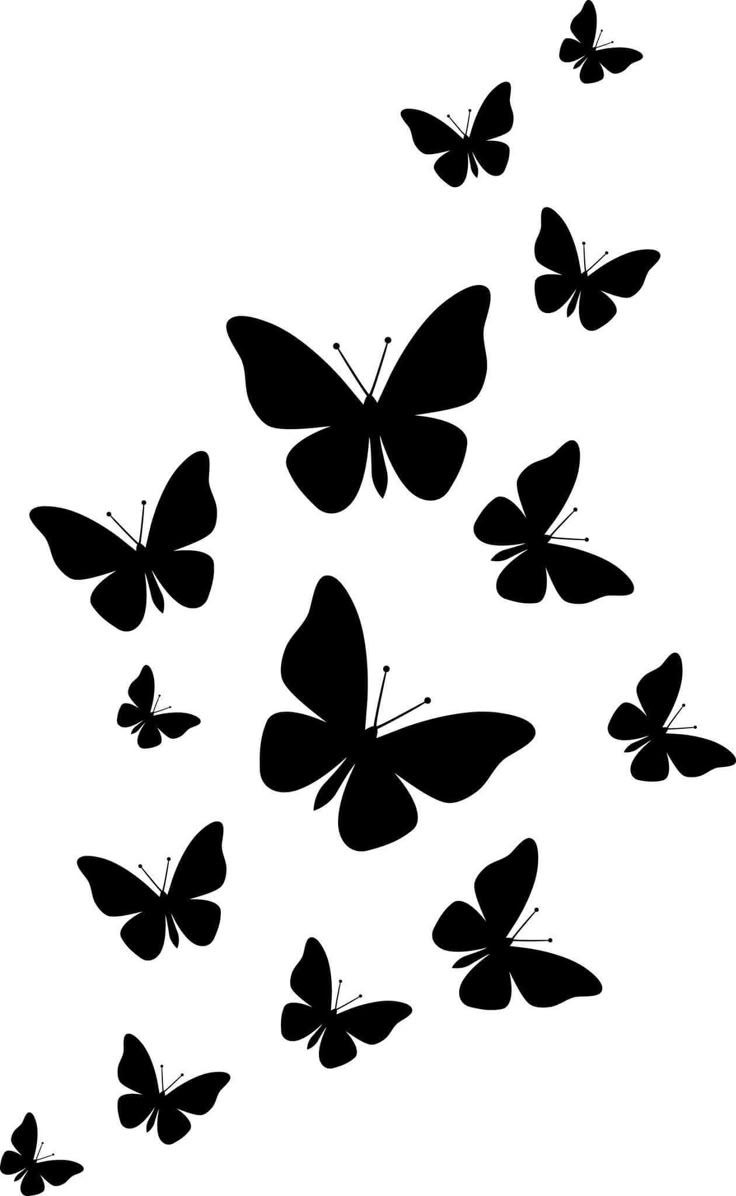
#> input picture Tugas Pertemuan 9/KUPU-KUPU.jpeg, 736 x 1196 px
$ python Tugas9.py   (older library calls are emulated)
#> lines starting #> are read from the running program, lines starting #| are printed output that depends on the picture; after the words box and inside, x2 and y2 are one past the last pixel; in counts of white or black regions, pixels touching at a corner belong together
import cv2
import numpy as np
import matplotlib.pyplot as plt

# =========================
# LOAD GAMBAR
# =========================
img1 = cv2.imread('KUPU-KUPU.jpeg', 0)   # bimodal
#> img1 is the input picture: shape (1196, 736); min 0, max 255, mean 210
img2 = cv2.imread('LAMPU.jpeg', 0)  # iluminasi tidak merata
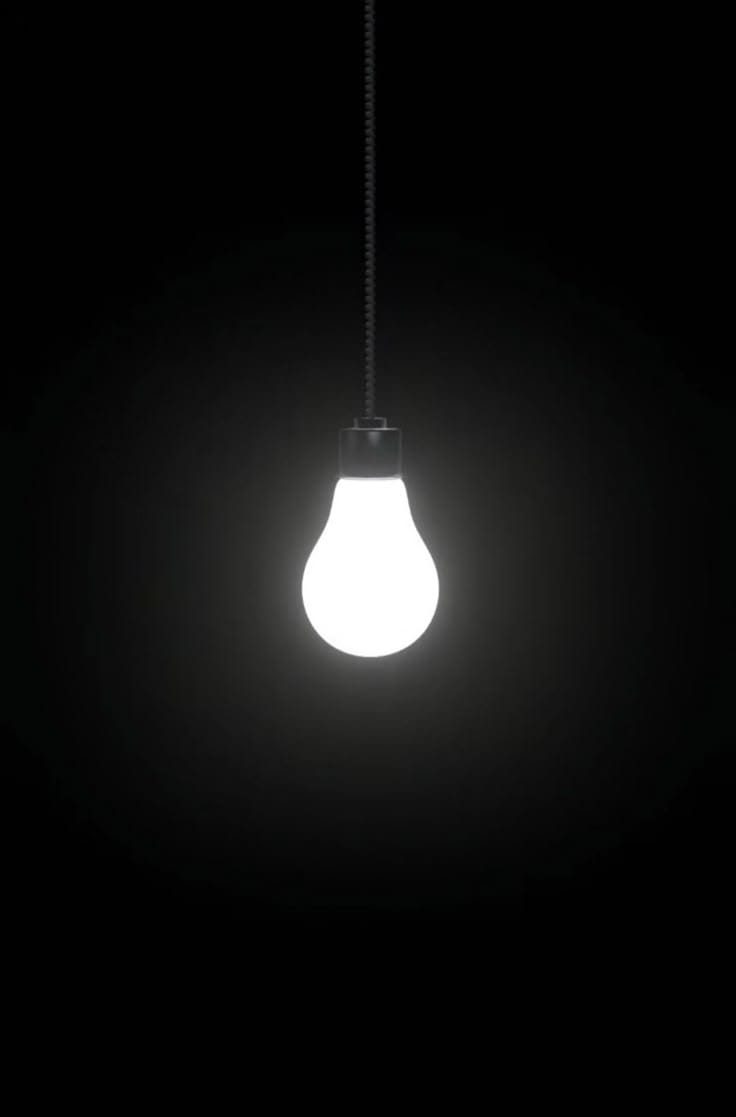
#> input picture Tugas Pertemuan 9/LAMPU.jpeg, 736 x 1117 px
#> img2: shape (1117, 736); min 0, max 255, mean 16.1
img3 = cv2.imread('KOIN.jpeg', 0)   # overlapping
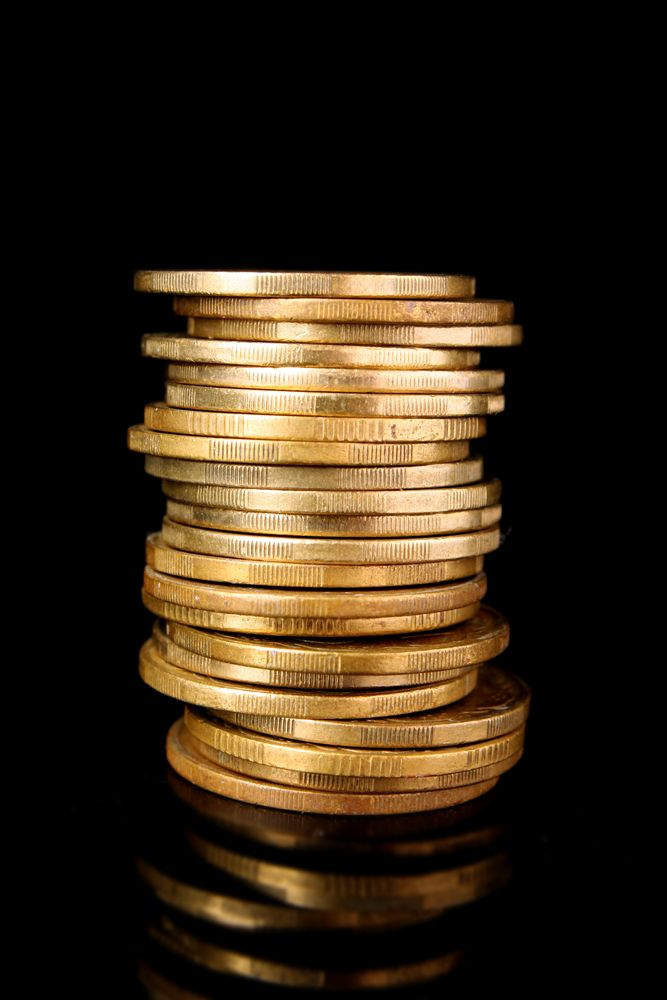
#> input picture Tugas Pertemuan 9/KOIN.jpeg, 667 x 1000 px
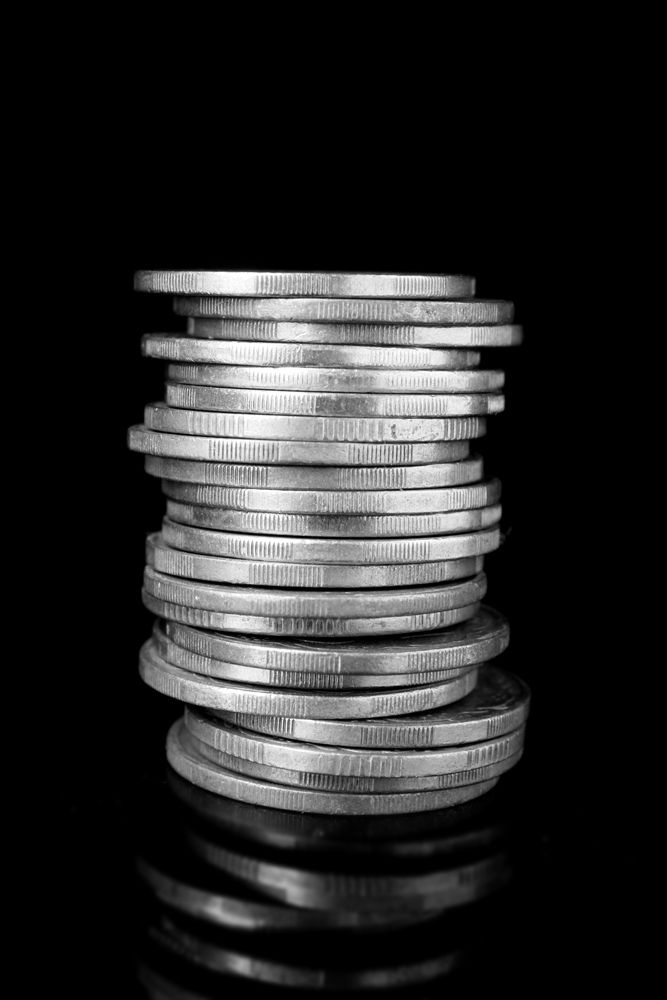
#> img3: shape (1000, 667); min 0, max 255, mean 40.5

images = {
    "Bimodal": img1,
    "Uneven": img2,
    "Overlapping": img3
}

# =========================
# THRESHOLDING
# =========================
def thresholding(image):
    _, global_th = cv2.threshold(image, 127, 255, cv2.THRESH_BINARY)
    _, otsu = cv2.threshold(image, 0, 255, cv2.THRESH_BINARY + cv2.THRESH_OTSU)
    adaptive = cv2.adaptiveThreshold(image, 255,
                                     cv2.ADAPTIVE_THRESH_GAUSSIAN_C,
                                     cv2.THRESH_BINARY, 11, 2)
    return global_th, otsu, adaptive

# =========================
# EDGE DETECTION
# =========================
def edge_detection(image):
    sobelx = cv2.Sobel(image, cv2.CV_64F, 1, 0)
    sobely = cv2.Sobel(image, cv2.CV_64F, 0, 1)
    sobel = cv2.magnitude(sobelx, sobely)
    sobel = cv2.convertScaleAbs(sobel)

    prewitt_kernelx = np.array([[1,0,-1],[1,0,-1],[1,0,-1]])
    prewitt_kernely = np.array([[1,1,1],[0,0,0],[-1,-1,-1]])
    prewittx = cv2.filter2D(image, -1, prewitt_kernelx)
    prewitty = cv2.filter2D(image, -1, prewitt_kernely)
    prewitt = cv2.add(prewittx, prewitty)

    canny = cv2.Canny(image, 50, 150)

    return sobel, prewitt, canny

# =========================
# VISUALISASI
# =========================
for name, img in images.items():

    g, o, a = thresholding(img)
    s, p, c = edge_detection(img)

    fig, ax = plt.subplots(2, 4, figsize=(15,8))

    ax[0,0].imshow(img, cmap='gray')
    ax[0,0].set_title(f"{name} - Original")

    ax[0,1].imshow(g, cmap='gray')
    ax[0,1].set_title("Global")

    ax[0,2].imshow(o, cmap='gray')
    ax[0,2].set_title("Otsu")

    ax[0,3].imshow(a, cmap='gray')
    ax[0,3].set_title("Adaptive")

    ax[1,0].imshow(s, cmap='gray')
    ax[1,0].set_title("Sobel")

    ax[1,1].imshow(p, cmap='gray')
    ax[1,1].set_title("Prewitt")

    ax[1,2].imshow(c, cmap='gray')
    ax[1,2].set_title("Canny")

    ax[1,3].axis('off')

    for a in ax.ravel():
        a.axis('off')

    plt.tight_layout()
    plt.show()
#> this loop made 3 passes
#> name on passes 1 to 3: 'Bimodal', 'Uneven', 'Overlapping'
#> pass 1, in edge_detection, `sobelx = cv2.Sobel(image, cv2.CV_64F, 1, 0)`:
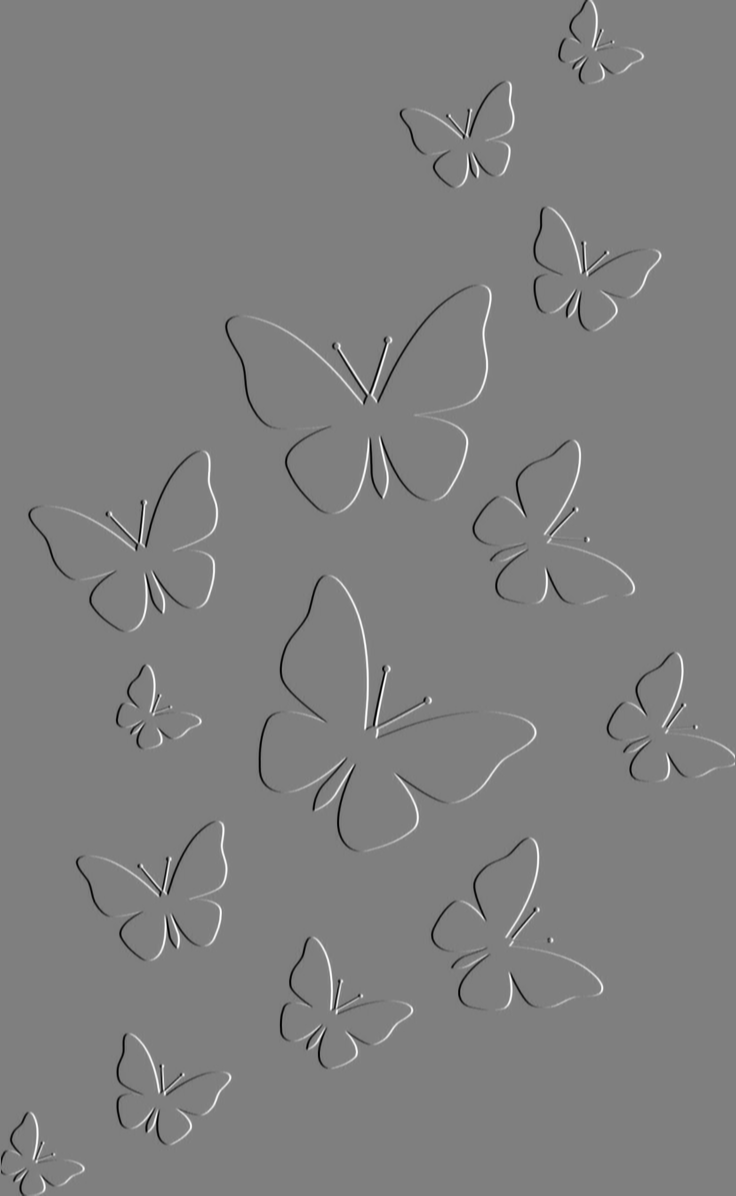
#> sobelx: shape (1196, 736) float64; min -1018, max 1020, mean 0; drawn with min black and max white
#> pass 1, `plt.show()`:
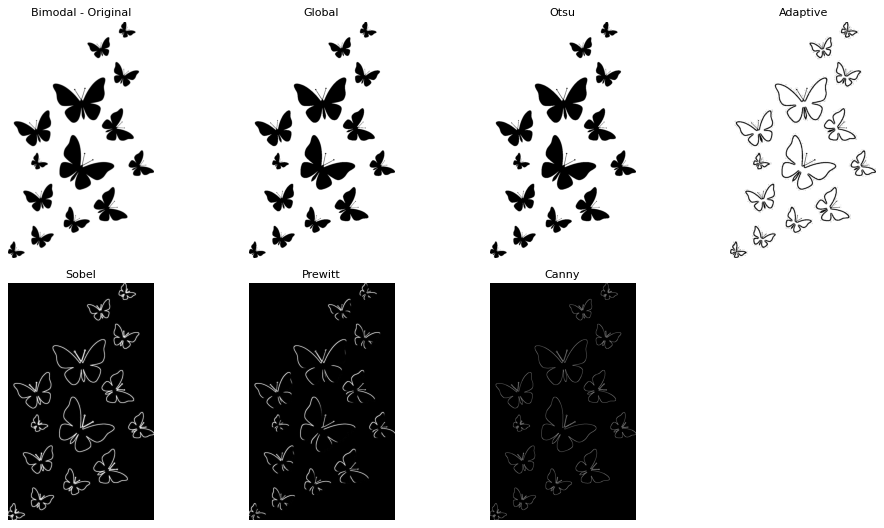
#> figure drawn by matplotlib, 7 panels

# =========================
# CONNECTED COMPONENT (KHUSUS KOIN)
# =========================
_, binary = cv2.threshold(img3, 0, 255, cv2.THRESH_BINARY + cv2.THRESH_OTSU)
#> binary: shape (1000, 667); 22.3% white; 99 white regions (69 under 20 px), largest, box (x1, y1, x2, y2) and area: (129, 298, 517, 465) 48209, (142, 625, 523, 747) 24236, (148, 461, 501, 537) 19491
num_labels, labels = cv2.connectedComponents(binary)
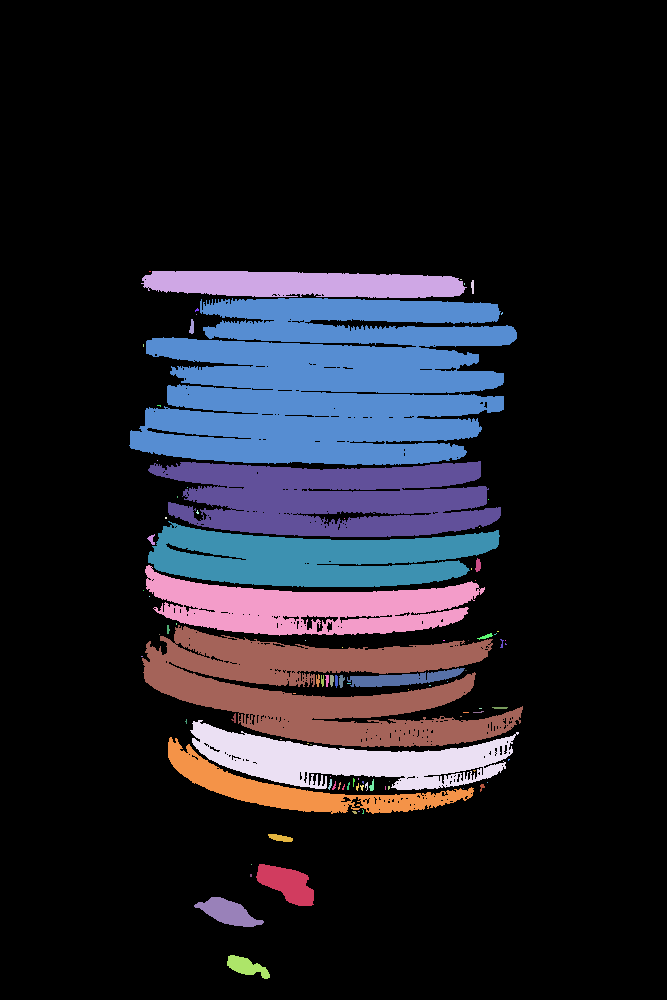
#> labels: shape (1000, 667) int32; 100 distinct labels, from 0 to 99; one colour per label, 0 black
#> num_labels = 100

print("Jumlah objek terdeteksi (koin): ", num_labels - 1)
#| Jumlah objek terdeteksi (koin):  99
